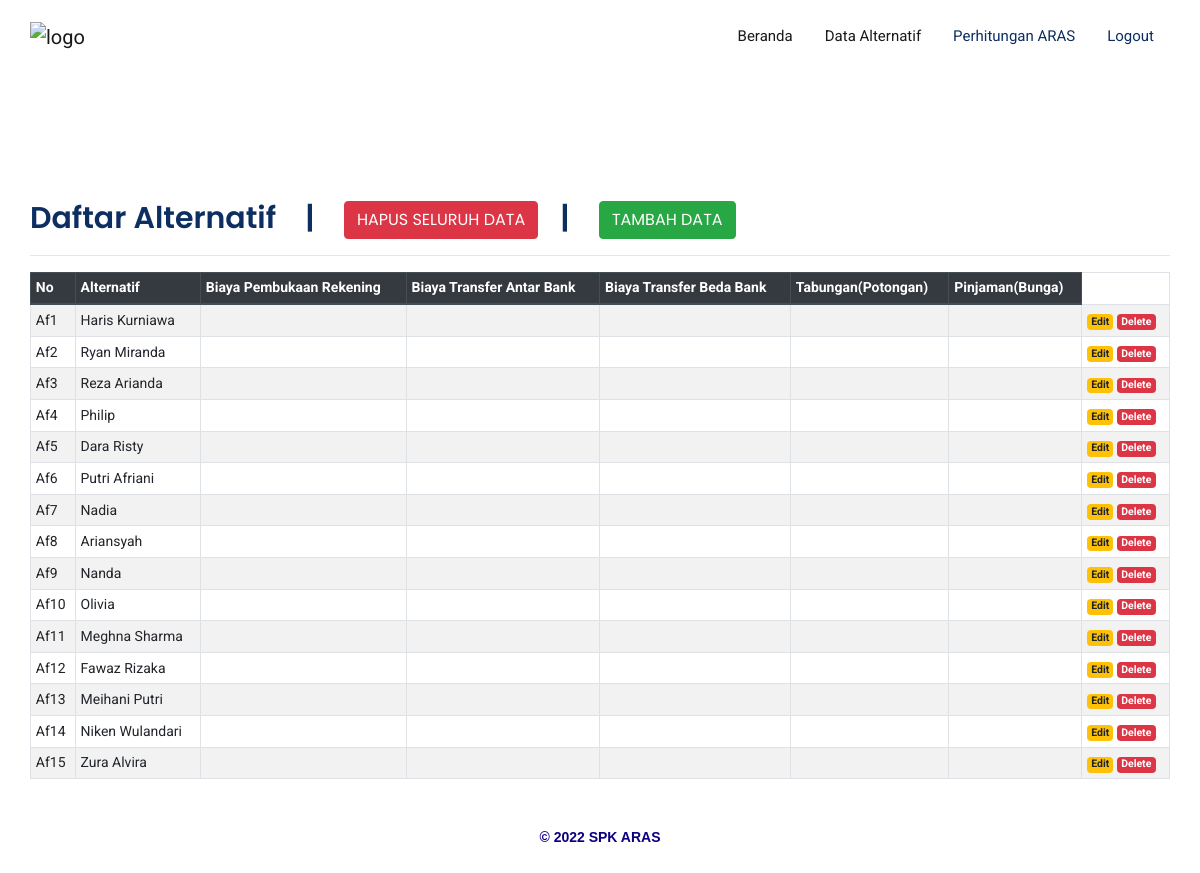
The page /crud/tampil/tampil.php (signed in) on the database its author committed.
### tables this page shows
CREATE TABLE `data_primer` (
  `id` int(11) NOT NULL,
  `alternatif` varchar(50) NOT NULL,
  `tinggi_badan` int(10) NOT NULL,
  `berat_badan` int(5) NOT NULL,
  `berpenampilan_menarik` varchar(15) NOT NULL,
  `menguasai_panggung` varchar(15) NOT NULL
);

### crud/tampil/tampil.php (the view, shortened to what this page needs)
<?php
if(isset($_SESSION['username'])){
?>
<?php
include('../../koneksi/koneksi.php');
?>
<!DOCTYPE html>
<html>
<head>
    <link rel="stylesheet" href="../../css/bootstrap.min.css">
    <link rel="stylesheet" href="../../css/animate.css">
    <link rel="stylesheet" href="../../css/owl.carousel.min.css">
    <link rel="stylesheet" href="../../css/themify-icons.css">
    <link rel="stylesheet" href="../../css/flaticon.css">
    <link rel="stylesheet" href="../../css/magnific-popup.css">
    <link rel="stylesheet" href="../../css/slick.css">
    <link rel="stylesheet" href="../../css/style.css">
</head>
<body>
    <header class="main_menu home_menu">
        <div class="container">
            <div class="row align-items-center">
                <div class="col-lg-12">
                    <nav class="navbar navbar-expand-lg navbar-light">
                        <a class="navbar-brand" href="../../index.php"> <img src="../../img/logo_bi.png" alt="logo" width="100" height="100"> </a>
                        <div class="collapse navbar-collapse main-menu-item justify-content-end"
                            id="navbarSupportedContent">
                            <ul class="navbar-nav align-items-center">
                                <li class="nav-item active">
                                    <a class="nav-link" href="../../index.php">Beranda</a>
                                </li>
                                <li class="nav-item active">
                                    <a class="nav-link" href="../tampil/tampil.php">Data Alternatif</a>
                                </li>
                                <li class="nav-item">
                                    <a class="nav-link" href="../..//hitung/hitung.php">Perhitungan ARAS</a>
                                </li>
								<li class="nav-item">
									<a class="nav-link" href="../../logout/logout.php">Logout</a>
								</li>
                            </ul>
                        </div>
                    </nav>
                </div>
            </div>
        </div>
    </header>
	<div class="container" style="margin-top:200px">
	<h2>Daftar Alternatif &ensp; | &ensp;
			<a href="../hapus/delete_all.php" class="btn btn-danger">HAPUS SELURUH DATA </a>&ensp; | &ensp;
			<a href="../tambah/tambah.php" class="btn btn-success">TAMBAH DATA</a></h2>
		<hr>
		<table class="table table-striped table-hover table-sm table-bordered">
			<thead class="thead-dark">
				<tr>
					<th>No</th>
        			<th>Alternatif</th>
        			<th>Biaya Pembukaan Rekening </th>
        			<th>Biaya Transfer Antar Bank</th>
        			<th>Biaya Transfer Beda Bank</th>
        			<th>Tabungan(Potongan)</th>
					<th>Pinjaman(Bunga)</th>
				</tr>
			</thead>
			<tbody>
				<?php
				$sql = mysqli_query($koneksi, "SELECT * FROM data_primer") or die(mysqli_error($koneksi));
				if(mysqli_num_rows($sql) > 0){
					$no = 1;
					while($data = mysqli_fetch_assoc($sql)){
						echo '
						<tr>
							<td>Af'.$no.'</td>
							<td>'.$data['alternatif'].'</td>
							<td>'.$data['pembukaan_rekening'].'</td>
							<td>'.$data['transfer_antar_bank'].'</td>
							<td>'.$data['transfer_beda_bank'].'</td>
							<td>'.$data['tabungan'].'</td>
							<td>'.$data['pinjaman'].'</td>
							<td>
								<a href="../../crud/ubah/edit.php?id='.$data['id'].'" class="badge badge-warning">Edit</a>
								<a href="../../crud/hapus/delete.php?id='.$data['id'].'" class="badge badge-danger" onclick="return confirm(\'Yakin ingin menghapus data ini?\')">Delete</a>
							</td>
						</tr>
						';
						$no++;
					}
				}else{
					echo '
					<tr>
						<td colspan="6">Tidak ada data.</td>
					</tr>
					';
				}
				?>
		</table>
	</div>
	<footer>
        <div class="copyright" style="margin-top:50px;margin-bottom:50px;">
            <h6 style="text-align:center;font-family:arial;font-weight: bold;">© 2022 SPK ARAS</h6>
        </div>
    </footer>
</body>
</html>
<?php
}else{
echo "<script language=\"javascript\">alert(\"Silahkan Login Terlebih Dahulu\");document.location.href='../../login/index.php';</script>";
}
?>

### rows shown on the page
data_primer: alternatif "Haris Kurniawa"
data_primer: alternatif "Ryan Miranda"
data_primer: alternatif "Reza Arianda"
data_primer: alternatif "Philip"
data_primer: alternatif "Dara Risty"
data_primer: alternatif "Putri Afriani"
data_primer: alternatif "Nadia"
data_primer: alternatif "Ariansyah"
data_primer: alternatif "Nanda"
data_primer: alternatif "Olivia"
data_primer: alternatif "Meghna Sharma"
data_primer: alternatif "Fawaz Rizaka"
data_primer: alternatif "Meihani Putri"
data_primer: alternatif "Niken Wulandari"
data_primer: alternatif "Zura Alvira"
